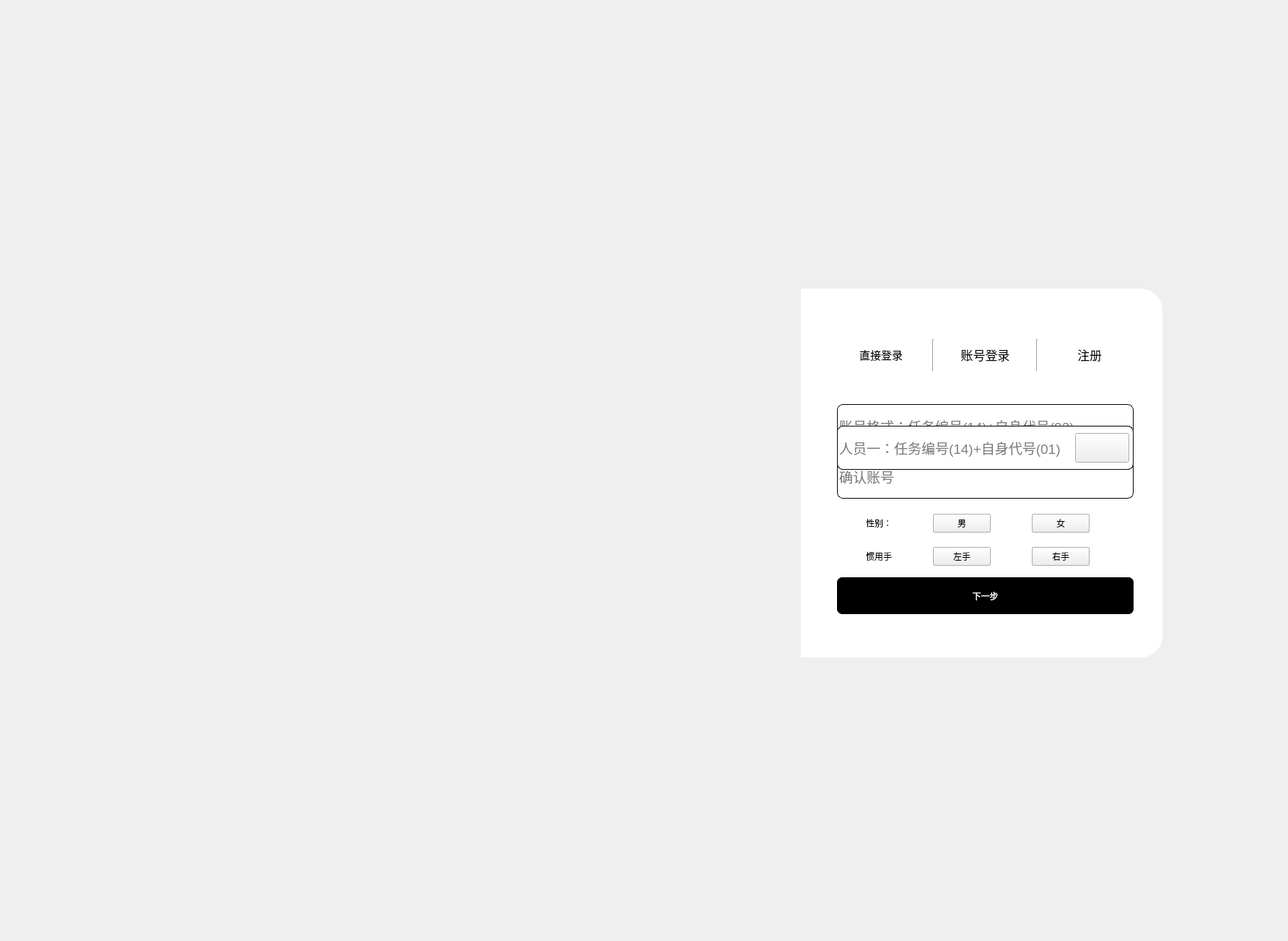
<?xml version="1.0" encoding="UTF-8"?>
<ui version="4.0">
 <class>MainWindow</class>
 <widget class="QMainWindow" name="MainWindow">
  <property name="geometry">
   <rect>
    <x>0</x>
    <y>0</y>
    <width>1785</width>
    <height>1304</height>
   </rect>
  </property>
  <property name="windowTitle">
   <string>MainWindow</string>
  </property>
  <widget class="QWidget" name="centralwidget">
   <widget class="QLabel" name="label">
    <property name="geometry">
     <rect>
      <x>740</x>
      <y>400</y>
      <width>370</width>
      <height>511</height>
     </rect>
    </property>
    <property name="styleSheet">
     <string notr="true">border-image: url(:/images/images/astronaut.jpg);
border-top-left-radius:30px;
border-bottom-left-radius:30px;</string>
    </property>
    <property name="text">
     <string/>
    </property>
   </widget>
   <widget class="QLabel" name="label_2">
    <property name="geometry">
     <rect>
      <x>1110</x>
      <y>400</y>
      <width>501</width>
      <height>511</height>
     </rect>
    </property>
    <property name="styleSheet">
     <string notr="true">background-color: rgb(255, 255, 255);
border-top-right-radius:30px;
border-bottom-right-radius:30px;</string>
    </property>
    <property name="text">
     <string/>
    </property>
   </widget>
   <widget class="QWidget" name="widget" native="true">
    <property name="geometry">
     <rect>
      <x>1150</x>
      <y>470</y>
      <width>431</width>
      <height>44</height>
     </rect>
    </property>
    <property name="font">
     <font>
      <pointsize>11</pointsize>
     </font>
    </property>
    <layout class="QHBoxLayout" name="horizontalLayout">
     <property name="spacing">
      <number>0</number>
     </property>
     <property name="leftMargin">
      <number>0</number>
     </property>
     <property name="topMargin">
      <number>0</number>
     </property>
     <property name="rightMargin">
      <number>0</number>
     </property>
     <property name="bottomMargin">
      <number>0</number>
     </property>
     <item>
      <widget class="QPushButton" name="pushButton_5">
       <property name="styleSheet">
        <string notr="true">#pushButton_5{
	border:none;
}
#pushButton_5{
	font: 13pt &quot;微软雅黑&quot;;
	background-color:rgb(255,255,255);
	color:rgb(0,0,0);

	border-radius:8px
}
#pushButton_5:hover{
	background-color:rgb(0,0,0);
	color: rgb(255, 255, 255);
}
#pushButton_5:press{
	padding-top:5px;
	padding-left:5px;
}
#pushButton_5:focus{
	background-color:rgb(0,0,0);
	color: rgb(255, 255, 255);
}</string>
       </property>
       <property name="text">
        <string>直接登录</string>
       </property>
      </widget>
     </item>
     <item>
      <widget class="Line" name="line_2">
       <property name="orientation">
        <enum>Qt::Vertical</enum>
       </property>
      </widget>
     </item>
     <item>
      <widget class="QPushButton" name="pushButton">
       <property name="font">
        <font>
         <family>微软雅黑</family>
         <pointsize>13</pointsize>
         <weight>50</weight>
         <italic>false</italic>
         <bold>false</bold>
        </font>
       </property>
       <property name="styleSheet">
        <string notr="true">#pushButton{
	border:none;
}
#pushButton{
	font: 13pt &quot;微软雅黑&quot;;
	background-color:rgb(255,255,255);
	color:rgb(0,0,0);

	border-radius:8px
}
#pushButton:hover{
	background-color:rgb(0,0,0);
	color: rgb(255, 255, 255);
}
#pushButton:press{
	padding-top:5px;
	padding-left:5px;
}
#pushButton:focus{
	background-color:rgb(0,0,0);
	color: rgb(255, 255, 255);
}</string>
       </property>
       <property name="text">
        <string>账号登录</string>
       </property>
      </widget>
     </item>
     <item>
      <widget class="Line" name="line">
       <property name="orientation">
        <enum>Qt::Vertical</enum>
       </property>
      </widget>
     </item>
     <item>
      <widget class="QPushButton" name="pushButton_2">
       <property name="font">
        <font>
         <family>微软雅黑</family>
         <pointsize>13</pointsize>
         <weight>50</weight>
         <italic>false</italic>
         <bold>false</bold>
        </font>
       </property>
       <property name="styleSheet">
        <string notr="true">#pushButton_2{
	border:none;
}
#pushButton_2{
	font: 13pt &quot;微软雅黑&quot;;
	background-color:rgb(255,255,255);
	color:rgb(0,0,0);

	border-radius:8px
}
#pushButton_2:hover{
	background-color:rgb(0,0,0);
	color: rgb(255, 255, 255);
}
#pushButton_2:press{
	padding-top:5px;
	padding-left:5px;
}
#pushButton_2:focus{
	background-color:rgb(0,0,0);
	color: rgb(255, 255, 255);
}</string>
       </property>
       <property name="text">
        <string>注册</string>
       </property>
      </widget>
     </item>
    </layout>
   </widget>
   <widget class="QPushButton" name="pushButton_4">
    <property name="geometry">
     <rect>
      <x>1550</x>
      <y>410</y>
      <width>41</width>
      <height>41</height>
     </rect>
    </property>
    <property name="styleSheet">
     <string notr="true">#pushButton_4:hover{
	padding-bottom:10px

}

#pushButton_4{
	border:none;

}
</string>
    </property>
    <property name="text">
     <string/>
    </property>
    <property name="icon">
     <iconset resource="resouce.qrc">
      <normaloff>:/icons/icons/close.png</normaloff>:/icons/icons/close.png</iconset>
    </property>
   </widget>
   <widget class="QPushButton" name="pushButton_7">
    <property name="geometry">
     <rect>
      <x>1500</x>
      <y>410</y>
      <width>41</width>
      <height>41</height>
     </rect>
    </property>
    <property name="styleSheet">
     <string notr="true">#pushButton_7:hover{
	padding-bottom:10px

}

#pushButton_7{
	border:none;

}
</string>
    </property>
    <property name="text">
     <string/>
    </property>
    <property name="icon">
     <iconset resource="resouce.qrc">
      <normaloff>:/icons/icons/minimize (1).png</normaloff>:/icons/icons/minimize (1).png</iconset>
    </property>
   </widget>
   <widget class="QWidget" name="widget_3" native="true">
    <property name="geometry">
     <rect>
      <x>1150</x>
      <y>530</y>
      <width>430</width>
      <height>360</height>
     </rect>
    </property>
    <widget class="QLineEdit" name="lineEdit_3">
     <property name="geometry">
      <rect>
       <x>10</x>
       <y>30</y>
       <width>411</width>
       <height>61</height>
      </rect>
     </property>
     <property name="font">
      <font>
       <pointsize>14</pointsize>
      </font>
     </property>
     <property name="styleSheet">
      <string notr="true">border:1px solid rgb(0,0,0);
border-radius:8px;</string>
     </property>
     <property name="placeholderText">
      <string>账号格式：任务编号(14)+自身代号(02)</string>
     </property>
    </widget>
    <widget class="QPushButton" name="pushButton_22">
     <property name="geometry">
      <rect>
       <x>10</x>
       <y>270</y>
       <width>411</width>
       <height>51</height>
      </rect>
     </property>
     <property name="styleSheet">
      <string notr="true">#pushButton_22{
	background-color:rgb(0,0,0);
	color:rgb(255,255,255);
	border:3px solid rgb(0,0,0);
	border-radius:8px
}
#pushButton_22:hover{
	background-color:rgb(255,255,255);
	color: rgb(0, 0, 0);
}
#pushButton_22:press{
	padding-top:5px;
	padding-left:5px;
}</string>
     </property>
     <property name="text">
      <string>注册</string>
     </property>
    </widget>
    <widget class="QWidget" name="horizontalLayoutWidget_5">
     <property name="geometry">
      <rect>
       <x>50</x>
       <y>170</y>
       <width>361</width>
       <height>51</height>
      </rect>
     </property>
     <layout class="QHBoxLayout" name="horizontalLayout_6">
      <item>
       <widget class="QPushButton" name="pushButton_23">
        <property name="styleSheet">
         <string notr="true">#pushButton_23{
	border:none;
}
#pushButton_23{
	font: 13pt &quot;微软雅黑&quot;;
	background-color:rgb(255,255,255);
	color:rgb(0,0,0);

	border-radius:8px
}</string>
        </property>
        <property name="text">
         <string>性别：</string>
        </property>
       </widget>
      </item>
      <item>
       <spacer name="horizontalSpacer_13">
        <property name="orientation">
         <enum>Qt::Horizontal</enum>
        </property>
        <property name="sizeHint" stdset="0">
         <size>
          <width>40</width>
          <height>20</height>
         </size>
        </property>
       </spacer>
      </item>
      <item>
       <widget class="QPushButton" name="pB_w3_1">
        <property name="styleSheet">
         <string notr="true">#pB_w3_1{
	font: 13pt &quot;微软雅黑&quot;;

}
#pB_w3_1:hover{
	background-color:rgb(0,0,0);
	color: rgb(255, 255, 255);
}</string>
        </property>
        <property name="text">
         <string>男</string>
        </property>
       </widget>
      </item>
      <item>
       <spacer name="horizontalSpacer_14">
        <property name="orientation">
         <enum>Qt::Horizontal</enum>
        </property>
        <property name="sizeHint" stdset="0">
         <size>
          <width>40</width>
          <height>20</height>
         </size>
        </property>
       </spacer>
      </item>
      <item>
       <widget class="QPushButton" name="pB_w3_2">
        <property name="styleSheet">
         <string notr="true">#pB_w3_2:hover{
	background-color:rgb(0,0,0);
	color: rgb(255, 255, 255);
}
#pB_w3_2{
	font: 13pt &quot;微软雅黑&quot;;
}</string>
        </property>
        <property name="text">
         <string>女</string>
        </property>
       </widget>
      </item>
      <item>
       <spacer name="horizontalSpacer_15">
        <property name="orientation">
         <enum>Qt::Horizontal</enum>
        </property>
        <property name="sizeHint" stdset="0">
         <size>
          <width>40</width>
          <height>20</height>
         </size>
        </property>
       </spacer>
      </item>
     </layout>
    </widget>
    <widget class="QWidget" name="horizontalLayoutWidget_6">
     <property name="geometry">
      <rect>
       <x>50</x>
       <y>220</y>
       <width>361</width>
       <height>42</height>
      </rect>
     </property>
     <layout class="QHBoxLayout" name="horizontalLayout_7">
      <item>
       <widget class="QPushButton" name="pushButton_26">
        <property name="styleSheet">
         <string notr="true">#pushButton_26{
	border:none;
}
#pushButton_26{
	font: 13pt &quot;微软雅黑&quot;;
	background-color:rgb(255,255,255);
	color:rgb(0,0,0);

	border-radius:8px
}</string>
        </property>
        <property name="text">
         <string>惯用手</string>
        </property>
       </widget>
      </item>
      <item>
       <spacer name="horizontalSpacer_16">
        <property name="orientation">
         <enum>Qt::Horizontal</enum>
        </property>
        <property name="sizeHint" stdset="0">
         <size>
          <width>40</width>
          <height>20</height>
         </size>
        </property>
       </spacer>
      </item>
      <item>
       <widget class="QPushButton" name="pB_w3_3">
        <property name="styleSheet">
         <string notr="true">#pB_w3_3{
	font: 13pt &quot;微软雅黑&quot;;

}
#pB_w3_3:hover{
	background-color:rgb(0,0,0);
	color: rgb(255, 255, 255);
}</string>
        </property>
        <property name="text">
         <string>左手</string>
        </property>
       </widget>
      </item>
      <item>
       <spacer name="horizontalSpacer_17">
        <property name="orientation">
         <enum>Qt::Horizontal</enum>
        </property>
        <property name="sizeHint" stdset="0">
         <size>
          <width>40</width>
          <height>20</height>
         </size>
        </property>
       </spacer>
      </item>
      <item>
       <widget class="QPushButton" name="pB_w3_4">
        <property name="styleSheet">
         <string notr="true">#pB_w3_4{
	font: 13pt &quot;微软雅黑&quot;;

}
#pB_w3_4:hover{
	background-color:rgb(0,0,0);
	color: rgb(255, 255, 255);
}</string>
        </property>
        <property name="text">
         <string>右手</string>
        </property>
       </widget>
      </item>
      <item>
       <spacer name="horizontalSpacer_18">
        <property name="orientation">
         <enum>Qt::Horizontal</enum>
        </property>
        <property name="sizeHint" stdset="0">
         <size>
          <width>40</width>
          <height>20</height>
         </size>
        </property>
       </spacer>
      </item>
     </layout>
    </widget>
    <widget class="QLineEdit" name="lineEdit_4">
     <property name="geometry">
      <rect>
       <x>10</x>
       <y>100</y>
       <width>411</width>
       <height>61</height>
      </rect>
     </property>
     <property name="font">
      <font>
       <pointsize>14</pointsize>
      </font>
     </property>
     <property name="styleSheet">
      <string notr="true">border:1px solid rgb(0,0,0);
border-radius:8px;</string>
     </property>
     <property name="placeholderText">
      <string>确认账号</string>
     </property>
    </widget>
   </widget>
   <widget class="QWidget" name="widget_2" native="true">
    <property name="geometry">
     <rect>
      <x>1150</x>
      <y>530</y>
      <width>430</width>
      <height>360</height>
     </rect>
    </property>
    <widget class="QLineEdit" name="lineEdit">
     <property name="geometry">
      <rect>
       <x>10</x>
       <y>60</y>
       <width>411</width>
       <height>61</height>
      </rect>
     </property>
     <property name="font">
      <font>
       <pointsize>14</pointsize>
      </font>
     </property>
     <property name="styleSheet">
      <string notr="true">border:1px solid rgb(0,0,0);
border-radius:8px;</string>
     </property>
     <property name="placeholderText">
      <string>人员二：任务编号(14)+自身代号(02)</string>
     </property>
    </widget>
    <widget class="QPushButton" name="pushButton_3">
     <property name="geometry">
      <rect>
       <x>10</x>
       <y>270</y>
       <width>411</width>
       <height>51</height>
      </rect>
     </property>
     <property name="styleSheet">
      <string notr="true">#pushButton_3{
	background-color:rgb(0,0,0);
	color:rgb(255,255,255);
	border:3px solid rgb(0,0,0);
	border-radius:8px
}
#pushButton_3:hover{
	background-color:rgb(255,255,255);
	color: rgb(0, 0, 0);
}
#pushButton_3:press{
	padding-top:5px;
	padding-left:5px;
}</string>
     </property>
     <property name="text">
      <string>登录</string>
     </property>
    </widget>
    <widget class="QWidget" name="horizontalLayoutWidget">
     <property name="geometry">
      <rect>
       <x>50</x>
       <y>170</y>
       <width>361</width>
       <height>51</height>
      </rect>
     </property>
     <layout class="QHBoxLayout" name="horizontalLayout_2">
      <item>
       <widget class="QPushButton" name="pushButton_12">
        <property name="styleSheet">
         <string notr="true">#pushButton_12{
	border:none;
}
#pushButton_12{
	font: 13pt &quot;微软雅黑&quot;;
	background-color:rgb(255,255,255);
	color:rgb(0,0,0);

	border-radius:8px
}</string>
        </property>
        <property name="text">
         <string>性别：</string>
        </property>
       </widget>
      </item>
      <item>
       <spacer name="horizontalSpacer_2">
        <property name="orientation">
         <enum>Qt::Horizontal</enum>
        </property>
        <property name="sizeHint" stdset="0">
         <size>
          <width>40</width>
          <height>20</height>
         </size>
        </property>
       </spacer>
      </item>
      <item>
       <widget class="QPushButton" name="pB_w2_1">
        <property name="styleSheet">
         <string notr="true">#pB_w2_1{
	font: 13pt &quot;微软雅黑&quot;;

}
#pB_w2_1:hover{
	background-color:rgb(0,0,0);
	color: rgb(255, 255, 255);
}</string>
        </property>
        <property name="text">
         <string>男</string>
        </property>
       </widget>
      </item>
      <item>
       <spacer name="horizontalSpacer">
        <property name="orientation">
         <enum>Qt::Horizontal</enum>
        </property>
        <property name="sizeHint" stdset="0">
         <size>
          <width>40</width>
          <height>20</height>
         </size>
        </property>
       </spacer>
      </item>
      <item>
       <widget class="QPushButton" name="pB_w2_2">
        <property name="styleSheet">
         <string notr="true">#pB_w2_2{
	font: 13pt &quot;微软雅黑&quot;;

}
#pB_w2_2:hover{
	background-color:rgb(0,0,0);
	color: rgb(255, 255, 255);
}</string>
        </property>
        <property name="text">
         <string>女</string>
        </property>
       </widget>
      </item>
      <item>
       <spacer name="horizontalSpacer_5">
        <property name="orientation">
         <enum>Qt::Horizontal</enum>
        </property>
        <property name="sizeHint" stdset="0">
         <size>
          <width>40</width>
          <height>20</height>
         </size>
        </property>
       </spacer>
      </item>
     </layout>
    </widget>
    <widget class="QWidget" name="horizontalLayoutWidget_2">
     <property name="geometry">
      <rect>
       <x>50</x>
       <y>220</y>
       <width>361</width>
       <height>42</height>
      </rect>
     </property>
     <layout class="QHBoxLayout" name="horizontalLayout_3">
      <item>
       <widget class="QPushButton" name="pushButton_13">
        <property name="styleSheet">
         <string notr="true">#pushButton_13{
	border:none;
}
#pushButton_13{
	font: 13pt &quot;微软雅黑&quot;;
	background-color:rgb(255,255,255);
	color:rgb(0,0,0);

	border-radius:8px
}</string>
        </property>
        <property name="text">
         <string>惯用手</string>
        </property>
       </widget>
      </item>
      <item>
       <spacer name="horizontalSpacer_3">
        <property name="orientation">
         <enum>Qt::Horizontal</enum>
        </property>
        <property name="sizeHint" stdset="0">
         <size>
          <width>40</width>
          <height>20</height>
         </size>
        </property>
       </spacer>
      </item>
      <item>
       <widget class="QPushButton" name="pB_w2_3">
        <property name="styleSheet">
         <string notr="true">#pB_w2_3{
	font: 13pt &quot;微软雅黑&quot;;

}
#pB_w2_3:hover{
	background-color:rgb(0,0,0);
	color: rgb(255, 255, 255);
}</string>
        </property>
        <property name="text">
         <string>左手</string>
        </property>
       </widget>
      </item>
      <item>
       <spacer name="horizontalSpacer_4">
        <property name="orientation">
         <enum>Qt::Horizontal</enum>
        </property>
        <property name="sizeHint" stdset="0">
         <size>
          <width>40</width>
          <height>20</height>
         </size>
        </property>
       </spacer>
      </item>
      <item>
       <widget class="QPushButton" name="pB_w2_4">
        <property name="styleSheet">
         <string notr="true">#pB_w2_4{
	font: 13pt &quot;微软雅黑&quot;;

}
#pB_w2_4:hover{
	background-color:rgb(0,0,0);
	color: rgb(255, 255, 255);
}</string>
        </property>
        <property name="text">
         <string>右手</string>
        </property>
       </widget>
      </item>
      <item>
       <spacer name="horizontalSpacer_6">
        <property name="orientation">
         <enum>Qt::Horizontal</enum>
        </property>
        <property name="sizeHint" stdset="0">
         <size>
          <width>40</width>
          <height>20</height>
         </size>
        </property>
       </spacer>
      </item>
     </layout>
    </widget>
    <widget class="QPushButton" name="pB_w2_s">
     <property name="geometry">
      <rect>
       <x>340</x>
       <y>70</y>
       <width>75</width>
       <height>41</height>
      </rect>
     </property>
     <property name="styleSheet">
      <string notr="true"/>
     </property>
     <property name="text">
      <string/>
     </property>
     <property name="icon">
      <iconset resource="resouce.qrc">
       <normaloff>:/icons/icons/放大镜.png</normaloff>:/icons/icons/放大镜.png</iconset>
     </property>
    </widget>
   </widget>
   <widget class="QWidget" name="widget_1" native="true">
    <property name="geometry">
     <rect>
      <x>1150</x>
      <y>530</y>
      <width>430</width>
      <height>360</height>
     </rect>
    </property>
    <widget class="QLineEdit" name="lineEdit_2">
     <property name="geometry">
      <rect>
       <x>10</x>
       <y>60</y>
       <width>411</width>
       <height>61</height>
      </rect>
     </property>
     <property name="font">
      <font>
       <pointsize>14</pointsize>
      </font>
     </property>
     <property name="styleSheet">
      <string notr="true">border:1px solid rgb(0,0,0);
border-radius:8px;</string>
     </property>
     <property name="placeholderText">
      <string>人员一：任务编号(14)+自身代号(01)</string>
     </property>
    </widget>
    <widget class="QPushButton" name="pushButton_14">
     <property name="geometry">
      <rect>
       <x>10</x>
       <y>270</y>
       <width>411</width>
       <height>51</height>
      </rect>
     </property>
     <property name="styleSheet">
      <string notr="true">#pushButton_14{
	background-color:rgb(0,0,0);
	color:rgb(255,255,255);
	border:3px solid rgb(0,0,0);
	border-radius:8px
}
#pushButton_14:hover{
	background-color:rgb(255,255,255);
	color: rgb(0, 0, 0);
}
#pushButton_14:press{
	padding-top:5px;
	padding-left:5px;
}</string>
     </property>
     <property name="text">
      <string>下一步</string>
     </property>
    </widget>
    <widget class="QWidget" name="horizontalLayoutWidget_3">
     <property name="geometry">
      <rect>
       <x>50</x>
       <y>170</y>
       <width>361</width>
       <height>51</height>
      </rect>
     </property>
     <layout class="QHBoxLayout" name="horizontalLayout_4">
      <item>
       <widget class="QPushButton" name="pushButton_15">
        <property name="styleSheet">
         <string notr="true">#pushButton_15{
	border:none;
}
#pushButton_15{
	font: 13pt &quot;微软雅黑&quot;;
	background-color:rgb(255,255,255);
	color:rgb(0,0,0);

	border-radius:8px
}</string>
        </property>
        <property name="text">
         <string>性别：</string>
        </property>
       </widget>
      </item>
      <item>
       <spacer name="horizontalSpacer_7">
        <property name="orientation">
         <enum>Qt::Horizontal</enum>
        </property>
        <property name="sizeHint" stdset="0">
         <size>
          <width>40</width>
          <height>20</height>
         </size>
        </property>
       </spacer>
      </item>
      <item>
       <widget class="QPushButton" name="pB_w1_1">
        <property name="styleSheet">
         <string notr="true">#pB_w1_1{
	font: 13pt &quot;微软雅黑&quot;;

}
#pB_w1_1:hover{
	background-color:rgb(0,0,0);
	color: rgb(255, 255, 255);
}</string>
        </property>
        <property name="text">
         <string>男</string>
        </property>
       </widget>
      </item>
      <item>
       <spacer name="horizontalSpacer_8">
        <property name="orientation">
         <enum>Qt::Horizontal</enum>
        </property>
        <property name="sizeHint" stdset="0">
         <size>
          <width>40</width>
          <height>20</height>
         </size>
        </property>
       </spacer>
      </item>
      <item>
       <widget class="QPushButton" name="pB_w1_2">
        <property name="styleSheet">
         <string notr="true">#pB_w1_2{
	font: 13pt &quot;微软雅黑&quot;;

}
#pB_w1_2:hover{
	background-color:rgb(0,0,0);
	color: rgb(255, 255, 255);
}</string>
        </property>
        <property name="text">
         <string>女</string>
        </property>
       </widget>
      </item>
      <item>
       <spacer name="horizontalSpacer_9">
        <property name="orientation">
         <enum>Qt::Horizontal</enum>
        </property>
        <property name="sizeHint" stdset="0">
         <size>
          <width>40</width>
          <height>20</height>
         </size>
        </property>
       </spacer>
      </item>
     </layout>
    </widget>
    <widget class="QWidget" name="horizontalLayoutWidget_4">
     <property name="geometry">
      <rect>
       <x>50</x>
       <y>220</y>
       <width>361</width>
       <height>42</height>
      </rect>
     </property>
     <layout class="QHBoxLayout" name="horizontalLayout_5">
      <item>
       <widget class="QPushButton" name="pushButton_18">
        <property name="styleSheet">
         <string notr="true">#pushButton_18{
	border:none;
}
#pushButton_18{
	font: 13pt &quot;微软雅黑&quot;;
	background-color:rgb(255,255,255);
	color:rgb(0,0,0);

	border-radius:8px
}</string>
        </property>
        <property name="text">
         <string>惯用手</string>
        </property>
       </widget>
      </item>
      <item>
       <spacer name="horizontalSpacer_10">
        <property name="orientation">
         <enum>Qt::Horizontal</enum>
        </property>
        <property name="sizeHint" stdset="0">
         <size>
          <width>40</width>
          <height>20</height>
         </size>
        </property>
       </spacer>
      </item>
      <item>
       <widget class="QPushButton" name="pB_w1_3">
        <property name="styleSheet">
         <string notr="true">#pB_w1_3{
	font: 13pt &quot;微软雅黑&quot;;

}
#pB_w1_3:hover{
	background-color:rgb(0,0,0);
	color: rgb(255, 255, 255);
}</string>
        </property>
        <property name="text">
         <string>左手</string>
        </property>
       </widget>
      </item>
      <item>
       <spacer name="horizontalSpacer_11">
        <property name="orientation">
         <enum>Qt::Horizontal</enum>
        </property>
        <property name="sizeHint" stdset="0">
         <size>
          <width>40</width>
          <height>20</height>
         </size>
        </property>
       </spacer>
      </item>
      <item>
       <widget class="QPushButton" name="pB_w1_4">
        <property name="styleSheet">
         <string notr="true">#pB_w1_4{
	font: 13pt &quot;微软雅黑&quot;;

}
#pB_w1_4:hover{
	background-color:rgb(0,0,0);
	color: rgb(255, 255, 255);
}</string>
        </property>
        <property name="text">
         <string>右手</string>
        </property>
       </widget>
      </item>
      <item>
       <spacer name="horizontalSpacer_12">
        <property name="orientation">
         <enum>Qt::Horizontal</enum>
        </property>
        <property name="sizeHint" stdset="0">
         <size>
          <width>40</width>
          <height>20</height>
         </size>
        </property>
       </spacer>
      </item>
     </layout>
    </widget>
    <widget class="QPushButton" name="pB_w1_s">
     <property name="geometry">
      <rect>
       <x>340</x>
       <y>70</y>
       <width>75</width>
       <height>41</height>
      </rect>
     </property>
     <property name="styleSheet">
      <string notr="true"/>
     </property>
     <property name="text">
      <string/>
     </property>
     <property name="icon">
      <iconset resource="resouce.qrc">
       <normaloff>:/icons/icons/放大镜.png</normaloff>:/icons/icons/放大镜.png</iconset>
     </property>
    </widget>
   </widget>
  </widget>
 </widget>
 <resources>
  <include location="resouce.qrc"/>
 </resources>
 <connections>
  <connection>
   <sender>pushButton_4</sender>
   <signal>clicked()</signal>
   <receiver>MainWindow</receiver>
   <slot>close()</slot>
   <hints>
    <hint type="sourcelabel">
     <x>916</x>
     <y>148</y>
    </hint>
    <hint type="destinationlabel">
     <x>1048</x>
     <y>86</y>
    </hint>
   </hints>
  </connection>
  <connection>
   <sender>pushButton_7</sender>
   <signal>clicked()</signal>
   <receiver>MainWindow</receiver>
   <slot>showMinimized()</slot>
   <hints>
    <hint type="sourcelabel">
     <x>1531</x>
     <y>438</y>
    </hint>
    <hint type="destinationlabel">
     <x>1361</x>
     <y>242</y>
    </hint>
   </hints>
  </connection>
 </connections>
</ui>
